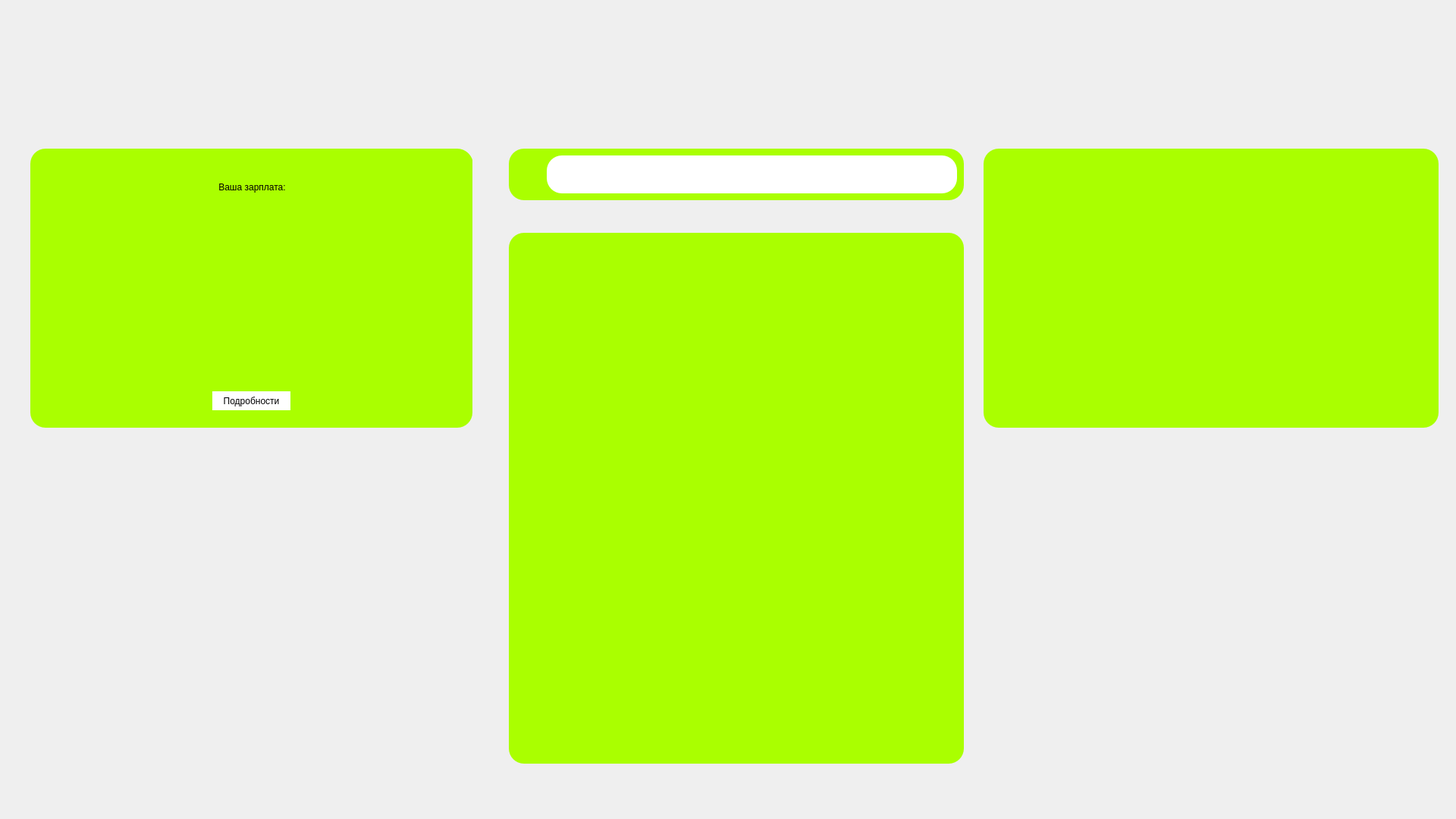
<?xml version="1.0" encoding="UTF-8"?>
<ui version="4.0">
 <class>Form</class>
 <widget class="QWidget" name="Form">
  <property name="enabled">
   <bool>true</bool>
  </property>
  <property name="geometry">
   <rect>
    <x>0</x>
    <y>0</y>
    <width>1920</width>
    <height>1080</height>
   </rect>
  </property>
  <property name="mouseTracking">
   <bool>false</bool>
  </property>
  <property name="windowTitle">
   <string>Form</string>
  </property>
  <property name="styleSheet">
   <string notr="true">background: qlineargradient(180deg, rgb(218, 130, 130) 10%, rgb(237, 175, 175) 0.01%, rgb(181, 143, 143) 40%, rgb(160, 119, 119) 100%);
</string>
  </property>
  <widget class="QWidget" name="formWidget" native="true">
   <property name="geometry">
    <rect>
     <x>40</x>
     <y>196</y>
     <width>583</width>
     <height>368</height>
    </rect>
   </property>
   <property name="styleSheet">
    <string notr="true">border-radius: 20px;
background-color: rgb(170, 255, 0);</string>
   </property>
   <widget class="QLabel" name="label">
    <property name="enabled">
     <bool>true</bool>
    </property>
    <property name="geometry">
     <rect>
      <x>1</x>
      <y>1</y>
      <width>583</width>
      <height>100</height>
     </rect>
    </property>
    <property name="styleSheet">
     <string notr="true">font: 75 50pt &quot;Times New Roman&quot;;</string>
    </property>
    <property name="text">
     <string>&lt;html&gt;&lt;head/&gt;&lt;body&gt;&lt;p align=&quot;center&quot;&gt;Ваша зарплата:&lt;/p&gt;&lt;/body&gt;&lt;/html&gt;</string>
    </property>
    <property name="margin">
     <number>0</number>
    </property>
   </widget>
   <widget class="QTextEdit" name="textEdit">
    <property name="geometry">
     <rect>
      <x>1</x>
      <y>120</y>
      <width>581</width>
      <height>192</height>
     </rect>
    </property>
   </widget>
   <widget class="QPushButton" name="pushButton">
    <property name="enabled">
     <bool>true</bool>
    </property>
    <property name="geometry">
     <rect>
      <x>240</x>
      <y>320</y>
      <width>103</width>
      <height>25</height>
     </rect>
    </property>
    <property name="sizePolicy">
     <sizepolicy hsizetype="Minimum" vsizetype="Fixed">
      <horstretch>0</horstretch>
      <verstretch>0</verstretch>
     </sizepolicy>
    </property>
    <property name="sizeIncrement">
     <size>
      <width>0</width>
      <height>0</height>
     </size>
    </property>
    <property name="baseSize">
     <size>
      <width>0</width>
      <height>0</height>
     </size>
    </property>
    <property name="focusPolicy">
     <enum>Qt::NoFocus</enum>
    </property>
    <property name="layoutDirection">
     <enum>Qt::RightToLeft</enum>
    </property>
    <property name="styleSheet">
     <string notr="true">font: 10pt &quot;Times New Roman&quot;;
background-color: rgb(255, 255, 255);</string>
    </property>
    <property name="text">
     <string>Подробности</string>
    </property>
    <property name="autoDefault">
     <bool>false</bool>
    </property>
   </widget>
  </widget>
  <widget class="QWidget" name="formWidget" native="true">
   <property name="geometry">
    <rect>
     <x>671</x>
     <y>196</y>
     <width>600</width>
     <height>68</height>
    </rect>
   </property>
   <property name="styleSheet">
    <string notr="true">background-color: rgb(170, 255, 0);
border-radius: 20px;</string>
   </property>
   <widget class="QLineEdit" name="lineEdit">
    <property name="geometry">
     <rect>
      <x>50</x>
      <y>9</y>
      <width>541</width>
      <height>50</height>
     </rect>
    </property>
    <property name="styleSheet">
     <string notr="true">background-color: rgb(255, 255, 255);</string>
    </property>
   </widget>
  </widget>
  <widget class="QWidget" name="formWidget" native="true">
   <property name="geometry">
    <rect>
     <x>671</x>
     <y>307</y>
     <width>600</width>
     <height>700</height>
    </rect>
   </property>
   <property name="styleSheet">
    <string notr="true">border-radius: 20px;
background-color: rgb(170, 255, 0);</string>
   </property>
   <layout class="QFormLayout" name="formLayout"/>
  </widget>
  <widget class="QFrame" name="formFrame">
   <property name="geometry">
    <rect>
     <x>1297</x>
     <y>196</y>
     <width>600</width>
     <height>368</height>
    </rect>
   </property>
   <property name="styleSheet">
    <string notr="true">border-radius: 20px;
background-color: rgb(170, 255, 0);</string>
   </property>
   <layout class="QFormLayout" name="formLayout_2"/>
  </widget>
  <widget class="QLabel" name="name_label">
   <property name="geometry">
    <rect>
     <x>50</x>
     <y>80</y>
     <width>561</width>
     <height>81</height>
    </rect>
   </property>
   <property name="font">
    <font>
     <family>Times New Roman</family>
     <pointsize>18</pointsize>
     <weight>75</weight>
     <bold>true</bold>
    </font>
   </property>
   <property name="text">
    <string/>
   </property>
  </widget>
 </widget>
 <tabstops>
  <tabstop>textEdit</tabstop>
 </tabstops>
 <resources/>
 <connections/>
</ui>
